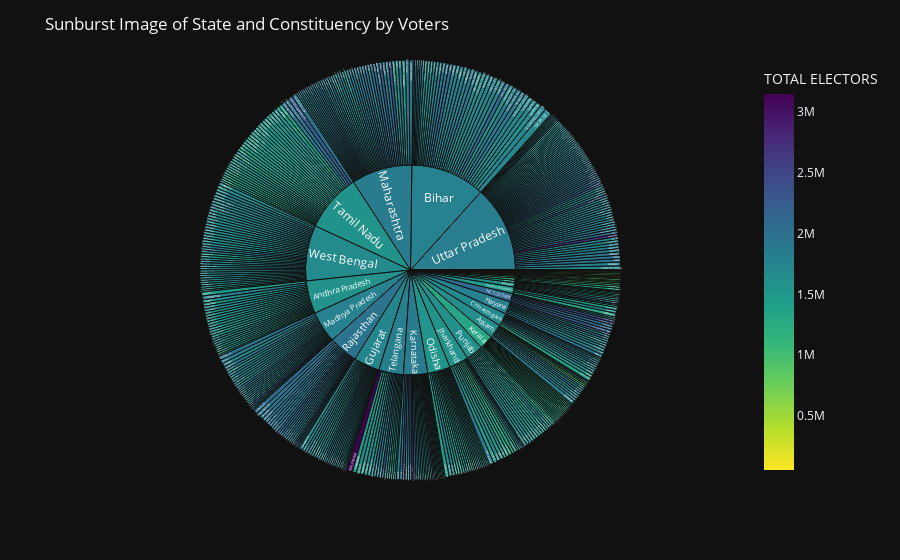

Notebook cell for this chart:
### Code cell
st_con_vt=vote[['STATE','CONSTITUENCY','TOTAL ELECTORS']]
fig = px.sunburst(st_con_vt, path=['STATE','CONSTITUENCY'], values='TOTAL ELECTORS',
                  color='TOTAL ELECTORS',
                  color_continuous_scale='viridis_r')
fig.update_layout(title_text='Sunburst Image of State and Constituency by Voters',template='plotly_dark')
fig.show()

### Figure 1 — Plotly figure (JSON) as saved in the notebook; plotly's stock layout.template omitted (floating-point values rounded to 4 significant figures; data arrays with more than 128 entries replaced by an {"elided": "..."} marker saying what was removed)
{"data": [{"branchvalues": "total", "customdata": {"elided": "578x1 float values"}, "domain": {"x": [0, 1], "y": [0, 1]}, "hovertemplate": "labels=%{label}<br>TOTAL ELECTORS_sum=%{value}<br>parent=%{parent}<br>id=%{id}<br>TOTAL ELECTORS=%{color}<extra></extra>", "ids": {"elided": "578 str values"}, "labels": {"elided": "578 str values"}, "marker": {"coloraxis": "coloraxis", "colors": {"elided": "578 float values"}}, "name": "", "parents": {"elided": "578 str values"}, "type": "sunburst", "values": {"elided": "578 int values"}}], "layout": {"coloraxis": {"colorbar": {"title": {"text": "TOTAL ELECTORS"}}, "colorscale": [[0, "#fde725"], [0.1111, "#b5de2b"], [0.2222, "#6ece58"], [0.3333, "#35b779"], [0.4444, "#1f9e89"], [0.5556, "#26828e"], [0.6667, "#31688e"], [0.7778, "#3e4989"], [0.8889, "#482878"], [1, "#440154"]]}, "legend": {"tracegroupgap": 0}, "margin": {"t": 60}, "title": {"text": "Sunburst Image of State and Constituency by Voters"}}}
